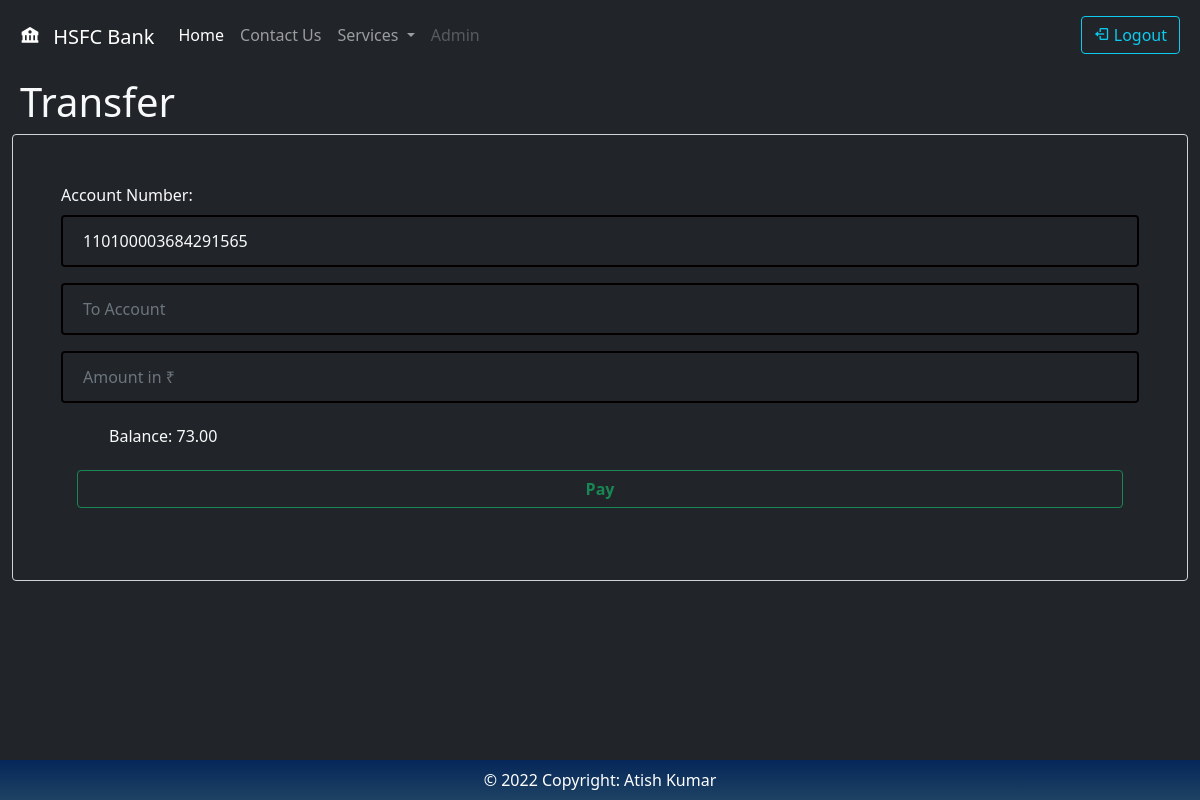
Page /transfer/ (signed in) on the earlier database version.
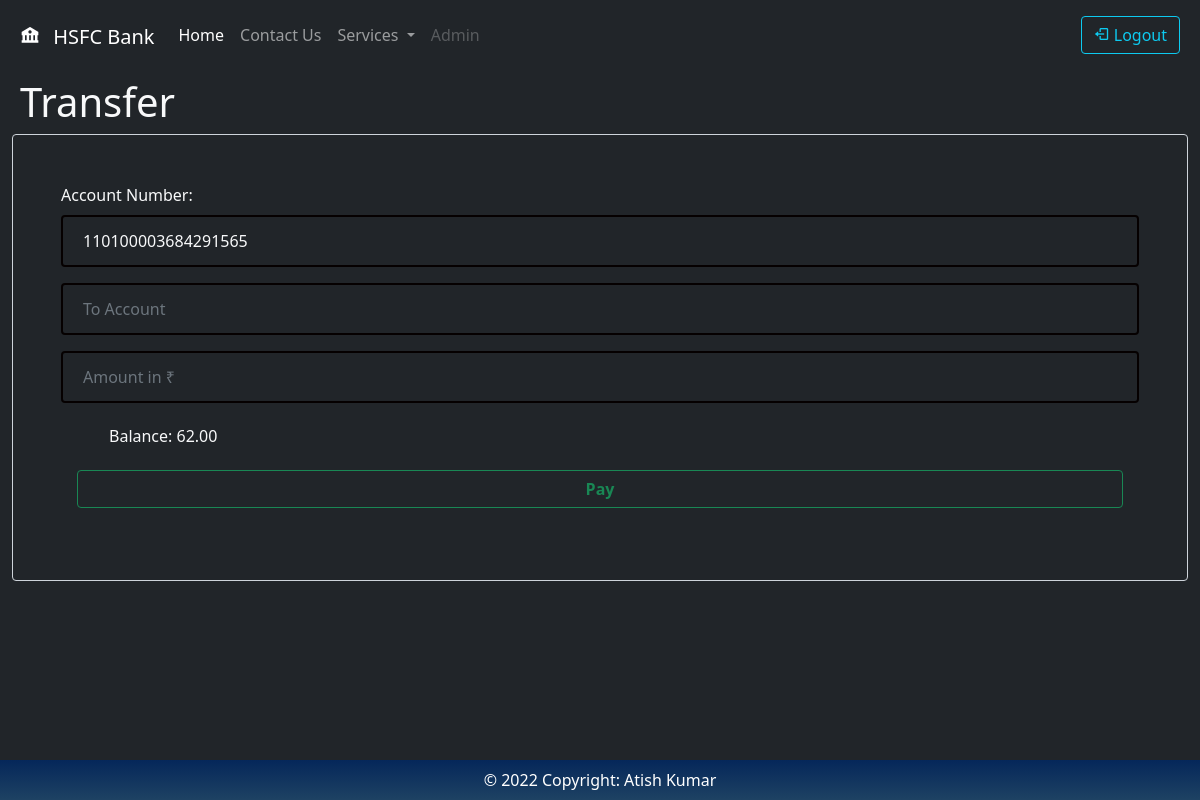
Same page on the later database version.
### Account/models.py (models this page shows, shortened)
class UserBankAccount(models.Model):
    Account_id = models.AutoField(primary_key=True,editable=False,unique=True)
    user = models.ForeignKey(
        User,
        related_name='account',
        on_delete=models.CASCADE,
    )
    account_type = models.ForeignKey(
        ProductCode,
        default=1,
        related_name='accounts',
        on_delete=models.CASCADE
    )
    period = models.DecimalField(max_digits=10, decimal_places=2, default=0)
    rate = models.DecimalField(max_digits=4, decimal_places=2, default=0)
    account_no = models.PositiveBigIntegerField(null=False,blank=True,unique=True)
    account_no = models.BigIntegerField(null=False,blank=True,unique=True)
    balance = models.DecimalField(
       max_digits=6, decimal_places=2, default=0, null=True, blank=True
    )
    interest_start_date = models.DateField(
        auto_now_add=True,
        help_text=(
            'The month number that interest calculation will start from'
        )
    )
    initial_deposit_date = models.DateField(auto_now_add=True)
    Referrence_Number = models.CharField(max_length = 10,
           blank=True,
           editable=False,
           unique=True,
           default=create_new_ref_number,
      )
    def create_new_ref_number():
                not_unique = True
                while not_unique:
                    unique_ref = random.randint(1000000000, 9999999999)
                    if not UserBankAccount.objects.filter(Referrence_Number=unique_ref):
                        not_unique = False
                return str(unique_ref)
    def __str__(self):
        return str(self.account_no)

### Transfer/views.py (the view)
# urls.py: path('', process_payment,name='process_payment' ),
@login_required(login_url='/login/')
def process_payment(request):
    Acc_no = UserBankAccount.objects.get(user_id=request.user.id)
    if request.method == 'POST':
        form = Payment(request.POST)
        status = None
        if form.is_valid():
            x = form.cleaned_data['payor']
            y = form.cleaned_data['payee']
            z = decimal.Decimal(form.cleaned_data['amount'])
            payor = UserBankAccount.objects.select_for_update().get(account_no=x)
            payee = UserBankAccount.objects.select_for_update().get(account_no=y)
            with transaction.atomic():
                try:
                    if payor.balance >= z and payor.balance >= 0:
                        payor.balance -= z
                        payee.balance += z
                        status = "Paid"
                    else:
                        status = "Insufficient balance"
                    payor.save()
                    payee.save()
                    report_balance = TransferMoney.objects.create(
                        From_accno=payor,
                        To_accno=payee,
                        amount=z,
                        status=status,
                        transaction_balance=payor.balance
                    )
                    report_balance.save()
                    if report_balance.status == 'Paid':
                        messages.success(request, f"Amount Paid Successfully ₹ {z} Remaining Bal: ₹ {payor.balance}")
                    elif report_balance.status == 'Insufficient balance':
                        messages.error(request, f"Insufficient Funds Your Bal: ₹ {payor.balance}, Attempted amount: ₹ {z}")
                    return redirect('/')
                except UserBankAccount.DoesNotExist:
                    payee = None
                    messages.error(request, "Oops Something Went Wrong Kindly Check Account Details, Check Account number")
                    return redirect('/')
    else:
        form = Payment()
        status = ''
    return render(request, 'transfer.html', {'form': form, 'Acc_no': Acc_no})

### Transfer/forms.py
class Payment(forms.Form):
  payor = forms.CharField(widget=forms.TextInput(attrs={'class':'form-control','placeholder':'Your Account', }) , max_length=30)
  payee = forms.CharField(widget=forms.TextInput(attrs={'class':'form-control','placeholder':'To Account'}) , max_length=30)
  amount = forms.CharField(widget=forms.TextInput(attrs={'class':'form-control','placeholder':'Amount in ₹'}) , max_length=30)

### templates/transfer.html (shortened to what this page needs)
{% extends 'base.html' %}
{% block content %}
  <body class = 'bg-dark text-light'>
    <div class="container-fluid bg-dark text-light">
        <h1 class = 'm-2'>
          Transfer
          </h1>
        <form class = 'form-control bg-dark text-light  p-5' method="POST" action = '/transfer/'>
            <label for="{{ form.Acc_no.id_for_label }}">Account Number:</label><input type="text" name="payor" class="form-control bg-dark text-light" placeholder="Your Account" maxlength="30" required="" id="id_payor" value="{{ Acc_no }}" readonly>
            <input type="text" name="payee" class="form-control" placeholder="To Account" maxlength="30" required="" id="id_payee">
            <input type="text" name="amount" class="form-control" placeholder="Amount in ₹" maxlength="30" required="" id="id_amount">
            <h6 class="mx-5 mt-3">Balance: {{Acc_no.balance}}</h6>
            <div class="col-auto m-2">
            <div class="d-grid gap-2">
            <button type="submit" class="btn btn-outline-success mb-3 mt-3 m-2"><b>Pay</b></button>
          </div>
        </div>
    </form>
</div>
{% endblock content %}

Differences in the rows shown:
changed UserBankAccount: balance "73.00" → "62.00"
